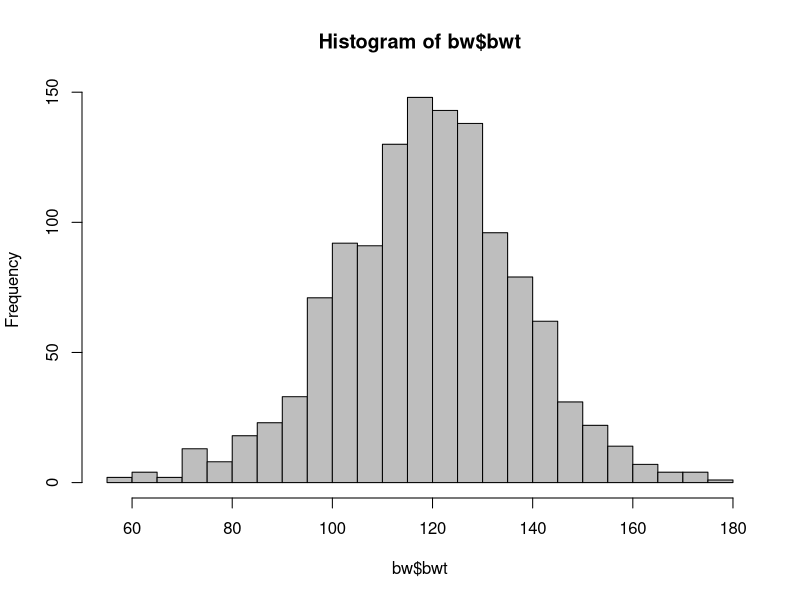
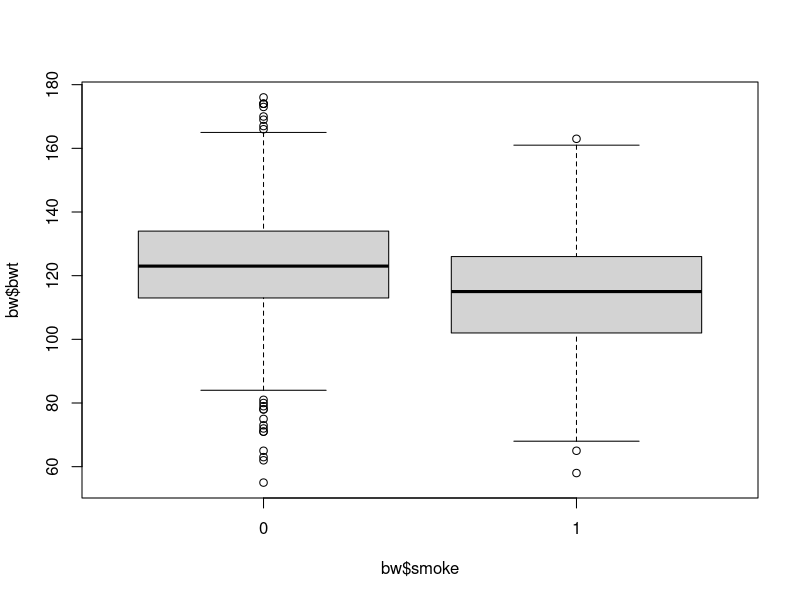
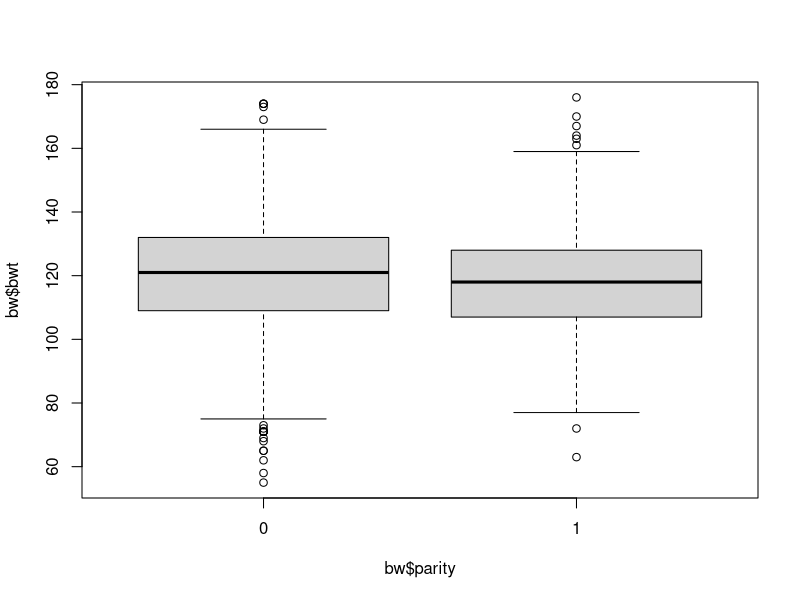
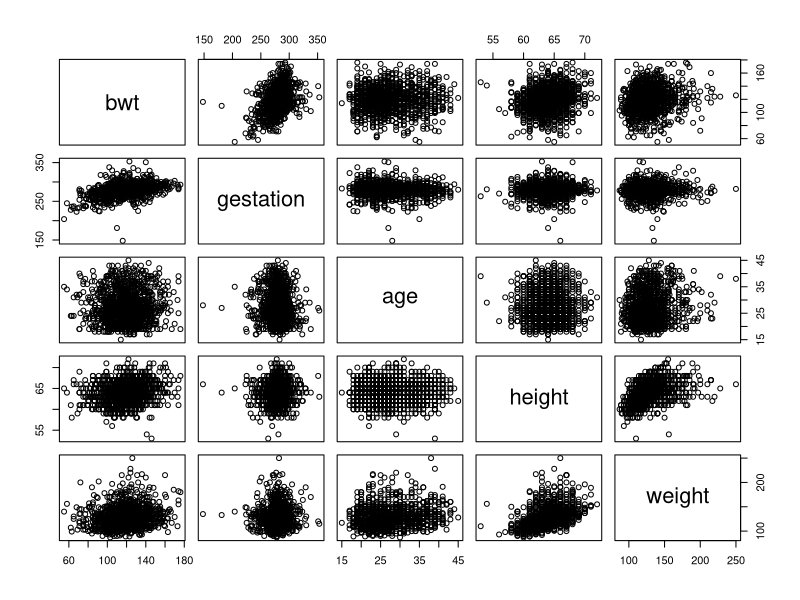
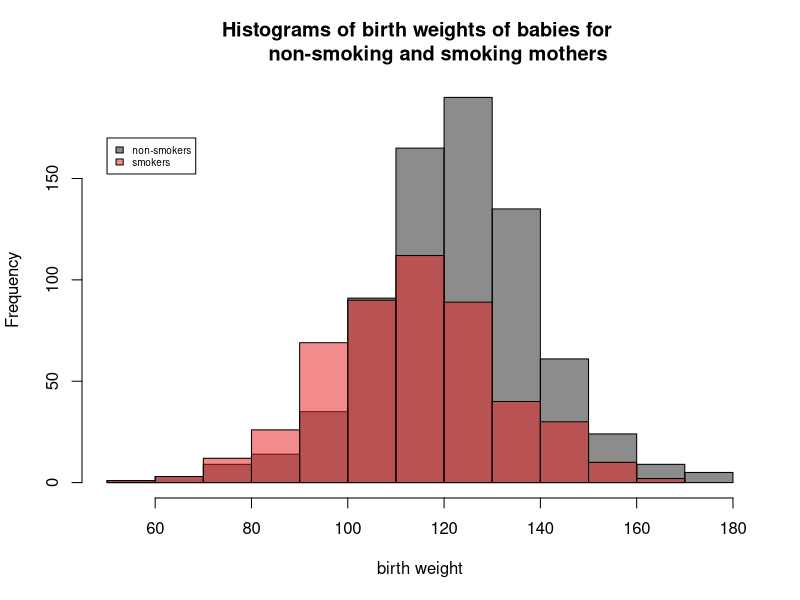
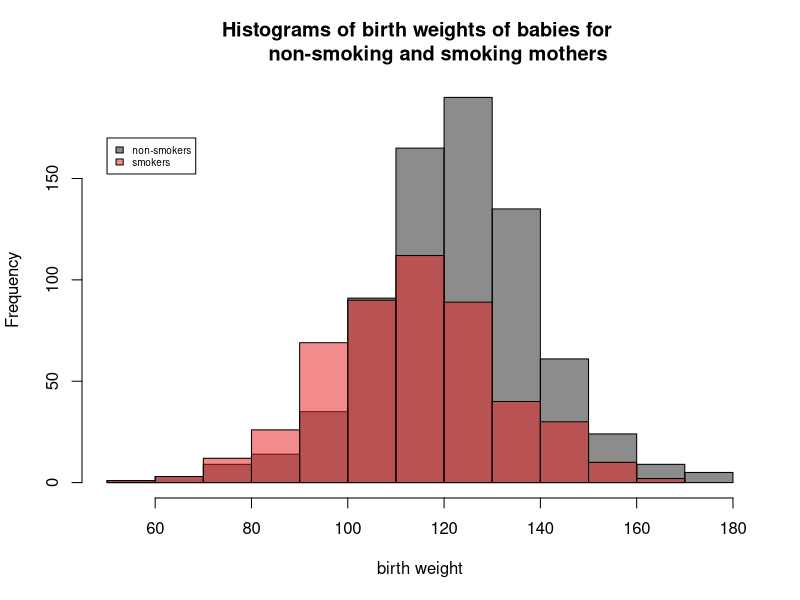
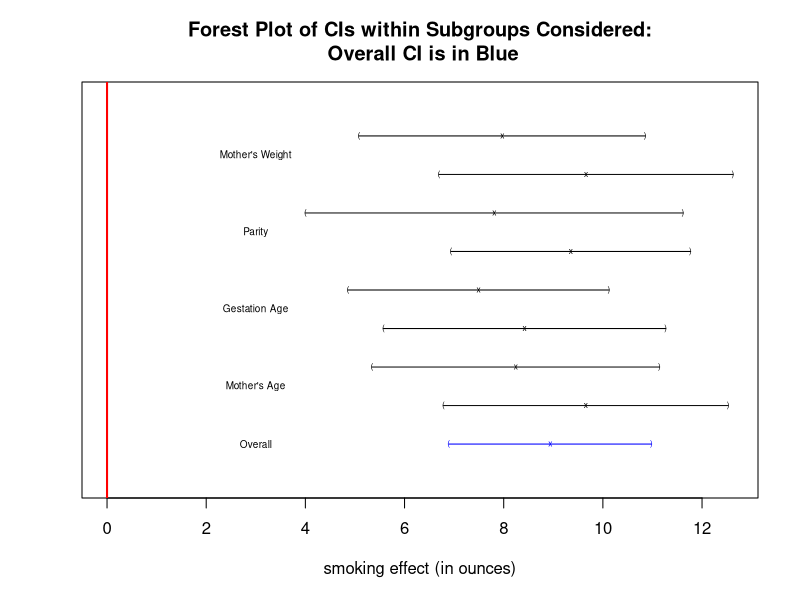

The R source for these figures, in order:
## ---- chunk 1
bw = read.csv("data/birthweight.csv")
hist(bw$bwt, breaks=20, col = "gray")
boxplot(bw$bwt ~ bw$smoke)
boxplot(bw$bwt ~ bw$parity)
pairs(bw[c("bwt","gestation","age","height","weight")])
## ---- chunk 2
print(overall <- t.test(bw$bwt ~ bw$smoke))
## ---- chunk 3
hist(bw$bwt[bw$smoke==0], main = "Histograms of birth weights of babies for 
      non-smoking and smoking mothers",col=rgb(0.1,0.1,0.1,0.5),xlab="birth weight")
hist(bw$bwt[bw$smoke==1],col=rgb(0.9,0.1,0.1,0.5),add=T)
legend(x=50,y=170,legend=c("non-smokers","smokers"),cex=0.6,
       fill=c(rgb(0.1,0.1,0.1,0.5),rgb(0.9,0.1,0.1,0.5)))

## ---- chunk 4
print(m <- median(bw$bwt[!is.na(bw$smoke)]))
bw$low_bwt = 1*(bw$bwt < m)

mean(bw$low_bwt[!is.na(bw$smoke)])
## ---- chunk 5
phat1 = mean(bw$low_bwt[bw$smoke==1],na.rm=T)
phat2 = mean(bw$low_bwt[bw$smoke==0],na.rm=T)
n1 = sum(!is.na(bw$low_bwt[bw$smoke==1]))
n2 = sum(!is.na(bw$low_bwt[bw$smoke==0]))

phat.pooled = (n1*phat1+n2*phat2)/(n1+n2)
print(z <- (phat1-phat2) / sqrt(phat.pooled*(1-phat.pooled)*(1/n1+1/n2)))
print(pvalue <- 2*(1-pnorm(z)))

 prop.test(table(bw$smoke,bw$low_bwt),correct=F)
## ---- chunk 6
younger.mothers = bw[bw$age<=25,]
older.mothers = bw[bw$age>25,]
dim(younger.mothers)
dim(older.mothers)
## ---- chunk 7
print(subgroup1 <- t.test(bwt~smoke,data=younger.mothers))
print(subgroup2 <- t.test(bwt~smoke,data=older.mothers))
## ---- chunk 8
# for gestation age 
m = median(bw$gestation, na.rm = T)
short.pregnancies = bw[bw$gestation<m,]
long.pregnancies = bw[bw$gestation>=m,]
print(subgroup3 <- t.test(bwt~smoke,data=short.pregnancies))
print(subgroup4 <- t.test(bwt~smoke,data=long.pregnancies))

# for parity
m = median(bw$gestation, na.rm = T)
first.birth = bw[bw$parity==0,]
second.birth = bw[bw$parity==1,]
print(subgroup5 <- t.test(bwt~smoke,data=first.birth))
print(subgroup6 <- t.test(bwt~smoke,data=second.birth))

# for mother's weight
m = median(bw$weight, na.rm = T)
skinny.mothers = bw[bw$weight<m,]
other.mothers = bw[bw$weight>=m,]
print(subgroup7 <- t.test(bwt~smoke,data = skinny.mothers))
print(subgroup8 <- t.test(bwt~smoke,data=other.mothers))
## ---- chunk 9
hist(bw$bwt[bw$smoke==0], main = "Histograms of birth weights of babies for 
      non-smoking and smoking mothers",col=rgb(0.1,0.1,0.1,0.5),xlab="birth weight")
hist(bw$bwt[bw$smoke==1],col=rgb(0.9,0.1,0.1,0.5),add=T)
legend(x=50,y=170,legend=c("non-smokers","smokers"),cex=0.6,
       fill=c(rgb(0.1,0.1,0.1,0.5),rgb(0.9,0.1,0.1,0.5)))

# pull off the CIs and combine into a single matrix
ci.matrix = rbind(overall$conf.int,subgroup1$conf.int,subgroup2$conf.int,
                  subgroup3$conf.int,subgroup4$conf.int,subgroup5$conf.int,
                  subgroup6$conf.int,subgroup7$conf.int,subgroup8$conf.int)
# calculate the midpoints, which are the mean differences
midpoints = apply(ci.matrix,1,mean)

# plot of confidence intervals: called a 'Forest Plot'
plot(x=midpoints,y=1:9,pch="x",xlim=c(0,max(ci.matrix)),ylim=c(0,10),cex=0.5,
col=c("blue",rep("black",8)),ylab="",xlab="smoking effect (in ounces)",yaxt="n",
main="Forest Plot of CIs within Subgroups Considered:\n Overall CI is in Blue")
points(x=ci.matrix[,1],y=1:9,pch="(",cex=0.5,col=c("blue",rep("black",8)))
points(x=ci.matrix[,2],y=1:9,pch=")",cex=0.5,col=c("blue",rep("black",8)))
for(i in 1:9){
  lines(x=ci.matrix[i,],y=rep(i,2),col=c("blue",rep("black",8))[i])
}
abline(v=0,lwd=2,col="red")
groups = c("Overall","Mother's Age","Gestation Age","Parity","Mother's Weight")
text(groups,y=c(1,2.5,4.5,6.5,8.5),x=rep(3,5),cex=0.6)
